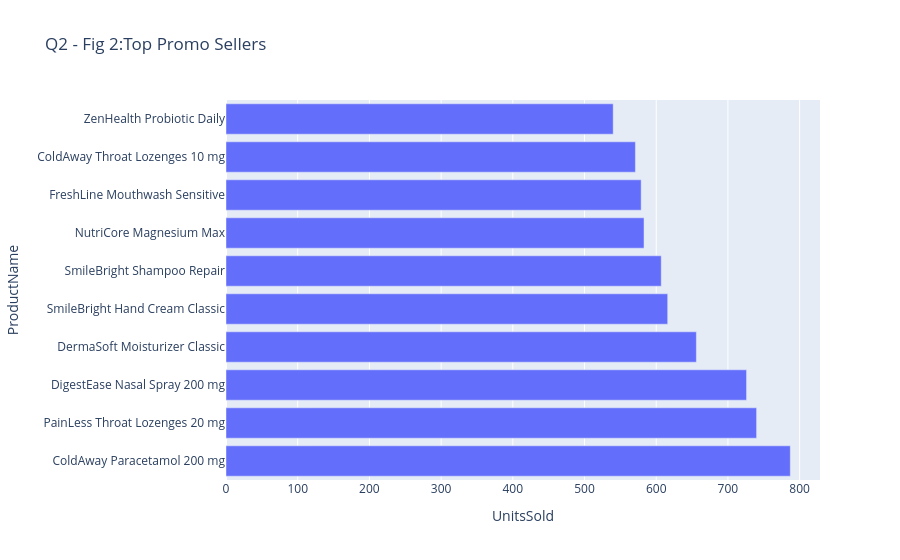

The notebook cell this image was saved under:
### Code cell
# 2. Top Selling Promo Items
promo_items = df[df['PromoFlag'] == True].groupby('ProductName')['UnitsSold'].sum().reset_index()
top_promo = promo_items.sort_values('UnitsSold', ascending=False).head(10)
fig2 = px.bar(top_promo, x='UnitsSold', y='ProductName', orientation='h', title="Q2 - Fig 2:Top Promo Sellers")
fig2

### Figure 1 — Plotly figure (JSON) as saved in the notebook; plotly's stock layout.template omitted (floating-point values rounded to 4 significant figures)
{"data": [{"hovertemplate": "UnitsSold=%{x}<br>ProductName=%{y}<extra></extra>", "legendgroup": "", "marker": {"color": "#636efa", "pattern": {"shape": ""}}, "name": "", "orientation": "h", "showlegend": false, "textposition": "auto", "type": "bar", "x": [787, 740, 726, 656, 616, 607, 583, 579, 571, 540], "xaxis": "x", "y": ["ColdAway Paracetamol 200 mg", "PainLess Throat Lozenges 20 mg", "DigestEase Nasal Spray 200 mg", "DermaSoft Moisturizer Classic", "SmileBright Hand Cream Classic", "SmileBright Shampoo Repair", "NutriCore Magnesium Max", "FreshLine Mouthwash Sensitive", "ColdAway Throat Lozenges 10 mg", "ZenHealth Probiotic Daily"], "yaxis": "y"}], "layout": {"barmode": "relative", "legend": {"tracegroupgap": 0}, "title": {"text": "Q2 - Fig 2:Top Promo Sellers"}, "xaxis": {"anchor": "y", "domain": [0, 1], "title": {"text": "UnitsSold"}}, "yaxis": {"anchor": "x", "domain": [0, 1], "title": {"text": "ProductName"}}}}
